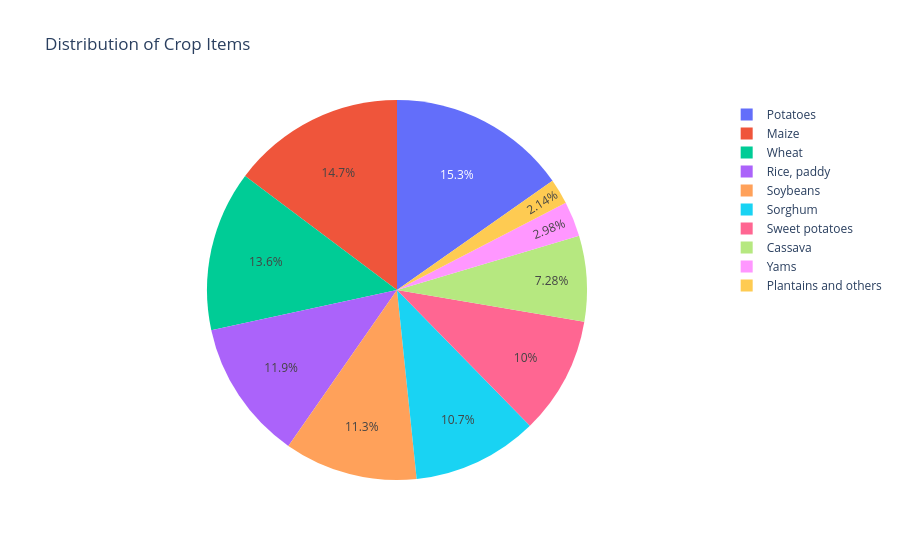

The notebook cell saved with this chart:
### Markdown cell above
**VISUALIZATION**

### Code cell
#distribution of item : pie chart
items = df["item"].value_counts()
fig = px.pie(
    names=items.index,
    values=items.values,
    title="Distribution of Crop Items"
)

fig.show()

### Figure 1 — Plotly figure (JSON) as saved in the notebook; plotly's stock layout.template omitted (floating-point values rounded to 4 significant figures)
{"data": [{"domain": {"x": [0, 1], "y": [0, 1]}, "hovertemplate": "label=%{label}<br>value=%{value}<extra></extra>", "labels": ["Potatoes", "Maize", "Wheat", "Rice, paddy", "Soybeans", "Sorghum", "Sweet potatoes", "Cassava", "Yams", "Plantains and others"], "legendgroup": "", "name": "", "showlegend": true, "type": "pie", "values": [3956, 3824, 3539, 3091, 2940, 2770, 2593, 1889, 774, 556]}], "layout": {"legend": {"tracegroupgap": 0}, "title": {"text": "Distribution of Crop Items"}}}
